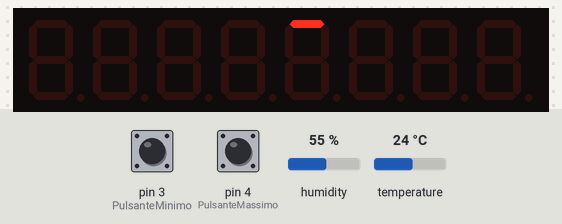
Simulated run of this sketch. Board: Arduino Uno, built with avr-gcc and run on an emulated ATmega328P. Parts: 8-digit seven-segment display. The test bench sets the inputs (shaded band); at power-on: pin 3 (PulsanteMinimo) HIGH, pin 4 (PulsanteMassimo) HIGH, humidity 55 %, temperature 24 °C.

Above: at 1.6 s.
1.7 s: pin 3 (PulsanteMinimo) pulled LOW for 0.15 s
At 2.4 s:
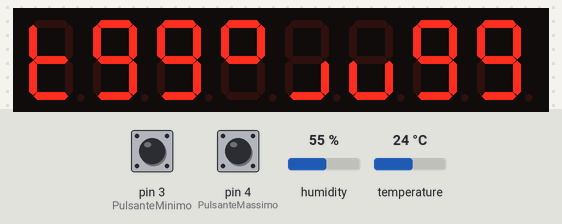
6.0 s: pin 4 (PulsanteMassimo) pulled LOW for 0.15 s
At 6.9 s:
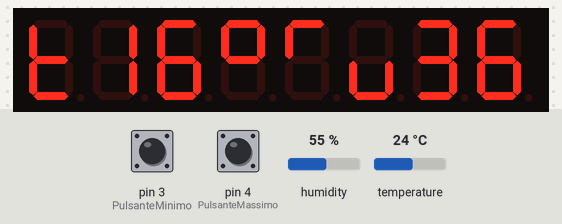
10.3 s: humidity set to 22 %
At 14.1 s:
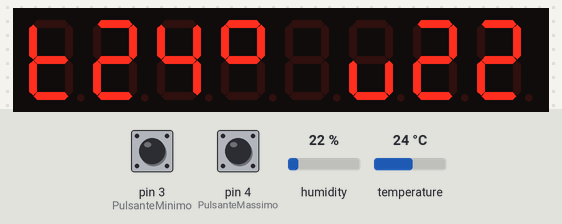
14.5 s: temperature set to 12 °C
At 18.1 s:
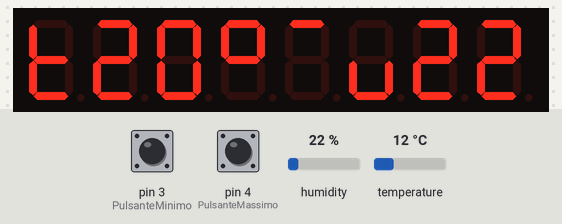
18.7 s: pin 3 (PulsanteMinimo) pulled LOW for 1 s
At 20.1 s:
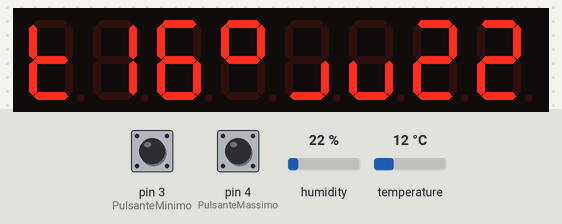
23.9 s: pin 4 (PulsanteMassimo) pulled LOW for 1 s
At 25.3 s:
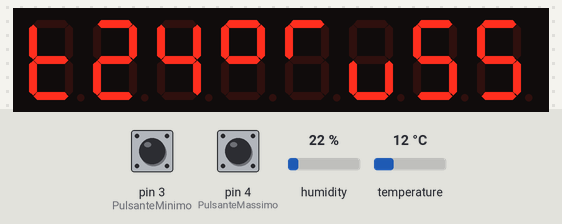
Timing chart, 0 to 26.9 s (numbered marks = the images above; inputs shaded):
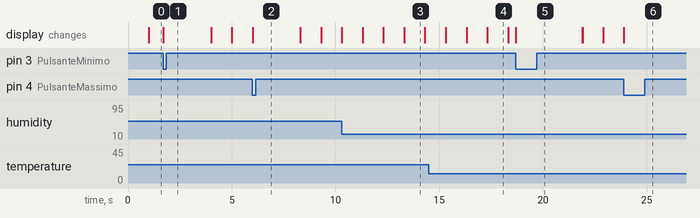

The sketch:

DHT11-7Seg-Monitor-r00.ino
```cpp
/*
 *Monitor Temperatura e Umidità basato su DHT11
 *Dotato di display 7 segmenti
*/

//============================================================================
//DHT11
//============================================================================

#include <Adafruit_Sensor.h>
#include <DHT.h>
#include <DHT_U.h>

#define DHTPIN 2         // Pin which is connected to the DHT sensor.

sensors_event_t DHT11Leggi;

// Uncomment the type of sensor in use:
#define DHTTYPE           DHT11     // DHT 11
//#define DHTTYPE           DHT22     // DHT 22 (AM2302)
//#define DHTTYPE           DHT21     // DHT 21 (AM2301)

DHT_Unified dht(DHTPIN, DHTTYPE);

#define DHT11TempoAttesa 1000
long int DHT11AspettaFinoA = millis() + DHT11TempoAttesa;

//Bit che indica l'errore restituito nel ciclo di lettura della temperatura
#define DHT11ErroreTemperratura 0
//Bit che indica l'errore restituito nel ciclo di lettura della umidità
#define DHT11ErroreUmidita 1

//Vale 0 se non è camiato nessun valore
byte DHT11News;
//Bit che indica laggiornamento della temperatura
#define DHT11NewsTemp 0
//Bit che indica l'aggiornamento dell'umidità
#define DHT11NewsUmid 1

//contiene lo stato (erroere o ok) delle sottounità del sensore
byte DHT11Status;
//Bit che indica l'errore restituito nel ciclo di lettura della temperatura
#define DHT11ErroreTemperratura 0
//Bit che indica l'errore restituito nel ciclo di lettura della umidità
#define DHT11ErroreUmidita 1

//La cella 0 fornisce il valore verificato
//La cella 1 contiene il valore appena letto
//La cella 2 contiene l'accumulatore
//La cella 3 contiene il minimo
//La cella 4 contiene il massimo
int DHT11Temperatura[5] = {0, 0, 0, 99, -99};
byte DHT11Umidita[5] = {0, 0, 0, 99, 0};

//Sensibilità per Temperatura ovvero, il delta
//minimo che deve essere rilevato per considerare un valore cambiato
byte DHT11TSensibilita = 1;

//Sensibilità per Umidità ovvero, il delta
//minimo che deve essere rilevato per considerare un valore cambiato
byte DHT11USensibilita = 2;

//Isteresi per le registrazione dei minimi e dei massimi ovvero,
//numero dei campioni consecutivi che devono risultare diversi dall'ultimo registrato
//per cambiare il minimo o il massimo corrente
#define DHT11IsteresiMinMax 1

//La cella 0 conta l'isteresi del MINIMO TEMPERATURA
//La cella 1 conta l'isteresi del MASSIMO TEMPERATURA
//La cella 2 conta l'isteresi del MINIMO UMIDITA
//La cella 3 conta l'isteresi del MASSIMO UMIDITA
byte DHT11ContatoreIsteresi[4] = {0, 0, 0, 0};

//Campioni per misura
#define DHT11Campioni 3
byte DHT11CountCampioni = 1;


//============================================================================
//MAX7219 7 segmenti 8 digit
//============================================================================

#include "DigitLedDisplay.h"

/* Arduino Pin to Display Pin
   12 to DIN,
   10 to CS,
   11 to CLK */
DigitLedDisplay ld = DigitLedDisplay(12, 10, 11);

//Contatore per il flash dei punti
byte MAX7219Flash = 0;

//============================================================================
//Pulsante Minimo e Massimo
//============================================================================

#define PulsanteMinimo 3
#define PulsanteMassimo 4


//============================================================================

void setup()
{
//  Serial.begin(9600);
  pinMode(PulsanteMinimo, INPUT_PULLUP);
  pinMode(PulsanteMassimo, INPUT_PULLUP);

  DHT11setup();
  MAX7219setup();
}

void loop()
{
  DHT11loop();
  if(DHT11News != 0)
  {
    DHT11Max();
    DHT11Min();
    MAX7219TempUmid();
  }

  //Controlla se è richiesta la visualizzazione dei minimi e dei massimi

  //Tutti e due premuti azzerano i valori di minimo e massimo
  if ((digitalRead(PulsanteMinimo) == LOW) & (digitalRead(PulsanteMassimo) == LOW))
  {
    DHT11Temperatura[3] = 99;
    DHT11Umidita[3] = 99;
    DHT11Temperatura[4] = -99;
    DHT11Umidita[4] = 0;
    MAX7219Min();
    for (;digitalRead(PulsanteMinimo) == LOW;)
    {
      delay(300);
    }
    DHT11Max();
    DHT11Min();
    MAX7219TempUmid();
  }

  //Minimo premuto
  if (digitalRead(PulsanteMinimo) == LOW)
  {
    MAX7219Min();
    for (;digitalRead(PulsanteMinimo) == LOW;)
    {
      delay(300);
    }
    delay(2000);
    MAX7219TempUmid();
  }

  //Minimo premuto
  if (digitalRead(PulsanteMassimo) == LOW)
  {
    MAX7219Max();
//    for (byte ccc; digitalRead(PulsanteMassimo) == LOW; ccc++)
    for (; digitalRead(PulsanteMassimo) == LOW;)
    {
      delay(300);
    }
    delay(2000);
    MAX7219TempUmid();
  }
}
```

DHT11.ino
```cpp
/*
 * Spazio per la gestione del sensore DHT11
*/


// DHT Temperature & Humidity Sensor
// Unified Sensor Library Example
// Written by Tony DiCola for Adafruit Industries
// Released under an MIT license.

// Depends on the following Arduino libraries:
// - Adafruit Unified Sensor Library: https://github.com/adafruit/Adafruit_Sensor
// - DHT Sensor Library: https://github.com/adafruit/DHT-sensor-library

//#include <Adafruit_Sensor.h>
//#include <DHT.h>
//#include <DHT_U.h>

//#define DHTPIN 2         // Pin which is connected to the DHT sensor.

// Uncomment the type of sensor in use:
//#define DHTTYPE           DHT11     // DHT 11
//#define DHTTYPE           DHT22     // DHT 22 (AM2302)
//#define DHTTYPE           DHT21     // DHT 21 (AM2301)

// See guide for details on sensor wiring and usage:
//   https://learn.adafruit.com/dht/overview

//DHT_Unified dht(DHTPIN, DHTTYPE);

//uint32_t delayMS;

void DHT11setup()
{
  // Initialize device.
  dht.begin();
}


void DHT11loop()
{
//___________________________________________________________________________________________________________
  // Controlla che sia passato il tempo miimo fra una misura e l'altra (per il sesore DHT11 1 secondo)
  if (millis() > DHT11AspettaFinoA)
  {
    //Aggiorna il puntatore temporale per la prossima misura
    DHT11AspettaFinoA = millis() + DHT11TempoAttesa;

    //Acquisisce i uovi campioi
    DHT11Acquisisci();
//___________________________________________________________________________________________________________
    //Se ci sono misure affidabili
    if (DHT11Status == 0)
    {
      //Fa un po di scena per far notare che funziona
      MAX7219FlashPoint();

      DHT11AggioraMisure();

    }
  }
}


void DHT11Min()
{
//Controlla se abbiamo un nuovo minimo per la Temperatura
  if (DHT11Temperatura[0] < DHT11Temperatura[3])
  {
    DHT11ContatoreIsteresi[0]++;
    if(DHT11ContatoreIsteresi[0] == DHT11IsteresiMinMax)
    {
      //Aggiorna il minimo
      DHT11Temperatura[3] = DHT11Temperatura[0];
      DHT11ContatoreIsteresi[0] = 0;
    }
  }
  else
  {
    DHT11ContatoreIsteresi[0] = 0;
  }

//Controlla se abbiamo un nuovo minimo per l'umidità
  if (DHT11Umidita[0] < DHT11Umidita[3])
  {
    DHT11ContatoreIsteresi[2]++;
    if(DHT11ContatoreIsteresi[2] == DHT11IsteresiMinMax)
    {
      //Aggiorna il minimo
      DHT11Umidita[3] = DHT11Umidita[0];
      DHT11ContatoreIsteresi[2] = 0;
    }
  }
  else
  {
    DHT11ContatoreIsteresi[2] = 0;
  }
}


void DHT11Max()
{
//Serial.println("Aggiornamento massimi");
//Controlla se abbiamo un nuovo massimo per la temperatura
  if (DHT11Temperatura[0] > DHT11Temperatura[4])
  {
//    Serial.print("Massimi temperatura ");
//    Serial.print(DHT11Temperatura[0]);
//    Serial.print(" ");
//    Serial.println(DHT11Temperatura[4]);
    DHT11ContatoreIsteresi[1]++;
    if(DHT11ContatoreIsteresi[1] == DHT11IsteresiMinMax)
    {
//      Serial.print("Massimo temperatura aggiornato");
      //Aggiorna il massimo
      DHT11Temperatura[4] = DHT11Temperatura[0];
      DHT11ContatoreIsteresi[1] = 0;
    }
  }
  else
  {
    DHT11ContatoreIsteresi[1] = 0;
  }

//Controlla se abbiamo un nuovo massimo per l'umidità
  if (DHT11Umidita[0] > DHT11Umidita[4])
  {
//    Serial.print("Massimi umidità ");
//    Serial.print(DHT11Umidita[0]);
//    Serial.print(" ");
//    Serial.println(DHT11Umidita[4]);
    DHT11ContatoreIsteresi[3]++;
    if(DHT11ContatoreIsteresi[3] == DHT11IsteresiMinMax)
    {
      //Aggiorna il massimo
//      Serial.print("Aggiorna il massimo umidità");
      DHT11Umidita[4] = DHT11Umidita[0];
//      Serial.println(DHT11Umidita[4]);
      DHT11ContatoreIsteresi[3] = 0;
    }
  }
  else
  {
    DHT11ContatoreIsteresi[3] = 0;
  }
}


void DHT11AggioraMisure()
{
  //Controlla se ha accumulato il numero di campioni necessario ad una misura
  //E se è stato raggiunto procede a consolidare la misura
  if (DHT11CountCampioni == DHT11Campioni)
  {
    //Calcola la media dei campioni
    DHT11Temperatura[2] /= DHT11Campioni;
    DHT11Umidita[2] /= DHT11Campioni;

    //Azzera il registro che indica se una misura è stata aggiornata
    DHT11News = 0;

    //Controlla se è variato il valore della temperatura e, nel caso controlla se
    // la variazione è superiore alla Sensibilità, nel caso lo aggiorna
    if(abs(DHT11Temperatura[2] - DHT11Temperatura[0]) > DHT11TSensibilita)
    {
      DHT11Temperatura[0] = DHT11Temperatura[2];
      bitSet (DHT11News,DHT11NewsTemp);
    }

    //Controlla se è variato il valore dellumidità e, nel caso controlla se
    // la variazione è superiore alla Sensibilità, nel caso lo aggiorna
    if(abs(DHT11Umidita[2] - DHT11Umidita[0]) > DHT11USensibilita)
    {
      DHT11Umidita[0] = DHT11Umidita[2];
      bitSet (DHT11News,DHT11NewsUmid);
    }

    //Carica il primo valore della prossima serie di campioni negli accumulatori
    DHT11Temperatura[2] = DHT11Temperatura[1];
    DHT11Umidita[2] = DHT11Umidita[1];

    //Azzera il contatore dei campioni
    DHT11CountCampioni = 1;
  }

  //Altrimenti aggiorna gli accumulatori
  else
  {
    DHT11Temperatura[2] += DHT11Temperatura[1];
    DHT11Umidita[2] += DHT11Umidita[1];

    //Incrementa il contatore dei campioni
    DHT11CountCampioni++;
  }
}


void DHT11Acquisisci()
{
  //interroga il sensore di temperatura
  dht.temperature().getEvent(&DHT11Leggi);
  //Controlla se il sensore ha risposto o se in fault
  if (isnan(DHT11Leggi.temperature))
  {
    //setta il it di errore temperatura
    bitSet (DHT11Status,DHT11ErroreTemperratura);
  }
  else
  {
    //resetta il bit di errore della temperatura
    bitClear (DHT11Status,DHT11ErroreTemperratura);
    //aggiorna la variaile temperonaea della temperature
    DHT11Temperatura[1] = DHT11Leggi.temperature;
  }

  //interroga il sensore di umidità
  dht.humidity().getEvent(&DHT11Leggi);
  //Controlla se il sensore ha risposto o se in fault
  if (isnan(DHT11Leggi.relative_humidity))
  {
    //setta il it di errore umidità
    bitSet (DHT11Status,DHT11ErroreUmidita);
  }
  else
  {
    //resetta il bit di errore della umidità
    bitClear (DHT11Status,DHT11ErroreUmidita);
    //aggiorna la variaile temperonaea della umidità
    DHT11Umidita[1] = DHT11Leggi.relative_humidity;
  }
}
```

MAX72197Seg8Digit.ino
```cpp
/*
 * Spazio per la gestione del display 7 segmenti 8 digit tramite MAX7219
*/


/* Include DigitLedDisplay Library */
//#include "DigitLedDisplay.h"

/* Arduino Pin to Display Pin
   12 to DIN,
   10 to CS,
   11 to CLK */
//DigitLedDisplay ld = DigitLedDisplay(12, 10, 11);

void MAX7219setup()
{
  /* Set the brightness min:1, max:15 */
  ld.setBright(10);

  /* Set the digit count */
  ld.setDigitLimit(8);
}


void MAX7219TempUmid()
{
    ld.clear();
    ld.setBright(10);
    ld.write(3, B00011100);
    ld.printDigit(DHT11Umidita[0], 0);
    ld.write(5, B01100011);
    ld.write(8, B00001111);
    ld.printDigit(DHT11Temperatura[0], 5);
    DHT11News = 0;
}

void MAX7219Min()
{
    ld.clear();
    ld.setBright(10);
    ld.write(3, B00011100);
    ld.printDigit(DHT11Umidita[3], 0);
    ld.write(5, B01100011);
    ld.write(8, B00001111);
    ld.printDigit(DHT11Temperatura[3], 5);
    ld.write(4, B00011000);
}

void MAX7219Max()
{
    ld.clear();
    ld.setBright(10);
    ld.write(3, B00011100);
    ld.printDigit(DHT11Umidita[4], 0);
    ld.write(5, B01100011);
    ld.write(8, B00001111);
    ld.printDigit(DHT11Temperatura[4], 5);
    ld.write(4, B01000010);
}


void MAX7219FlashPoint()
{
  switch (MAX7219Flash)
  {
    case 0:
      ld.write(4, B01000000);
      MAX7219Flash++;
      break;
    case 1:
      ld.write(4, B00000001);
      MAX7219Flash++;
      break;
    case 2:
      ld.write(4, B00001000);
      MAX7219Flash = 0;
      break;
    default:
      break;
  }
}
```

Measured:
- after the input at 1.7 s, the display: changes at once (image 1)
- after the input at 6.0 s, the display: changes at once (image 2)
- after the input at 14.5 s, the display: first differs from a run without the input after 1.8 s (image 4 shows a later state)
- after the input at 18.7 s, the display: changes at once (image 5)
- after the input at 23.9 s, the display: changes at once (image 6)
